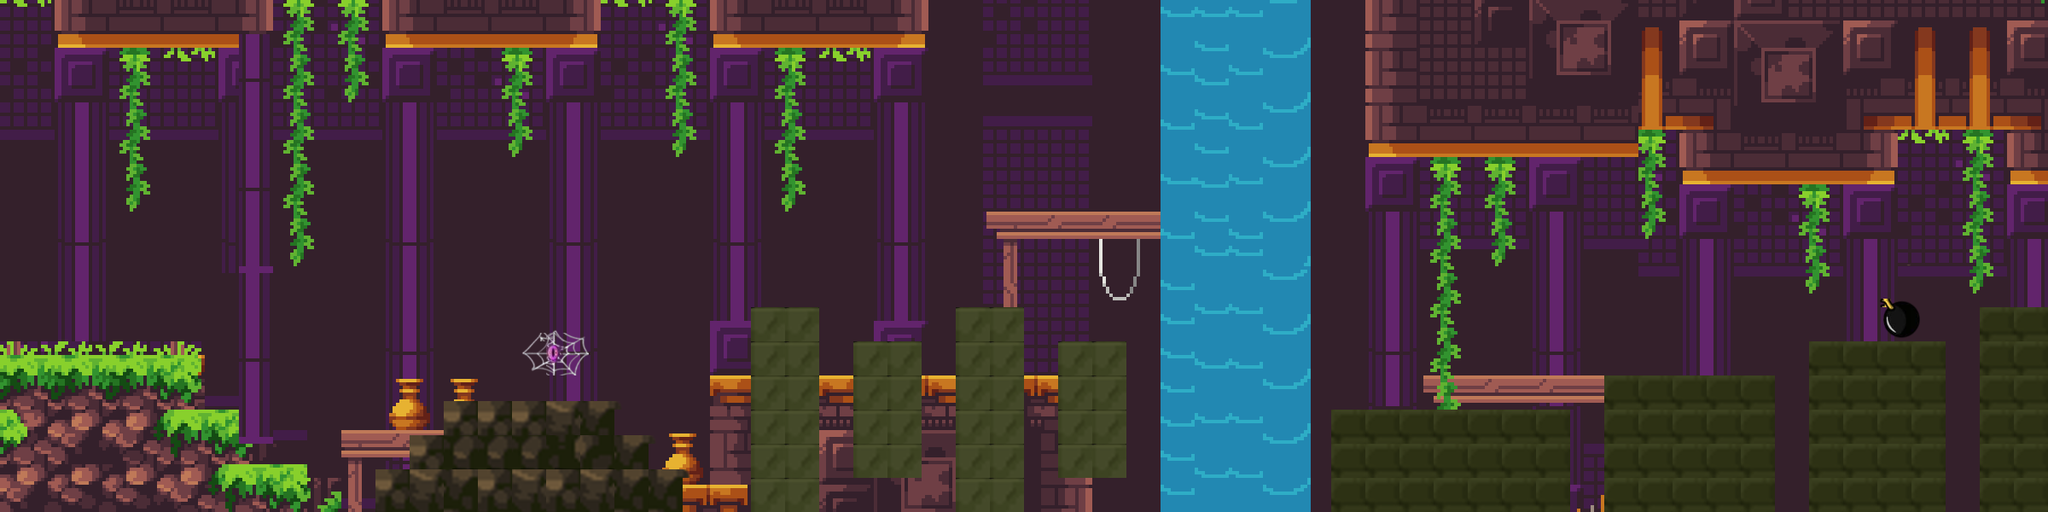

Below is a game level as drawn by its tile map, then a one-line description and the .tmx that defines it (tile-layer data replaced by summaries):
An orthogonal 60x15 tile map with 40x40 px tiles, 2 tile layers (Слой тайлов 1, Слой тайлов 2), 6 tilesets.

<map version="1.10" tiledversion="1.11.1" orientation="orthogonal" renderorder="right-down" width="60" height="15" tilewidth="40" tileheight="40" infinite="0" nextlayerid="4" nextobjectid="1">
 <tileset firstgid="1" source="data/фон для пещеры.tsx" />
 <tileset firstgid="1324" source="data/stone_3.tsx" />
 <tileset firstgid="1339" source="data/stone_2.tsx" />
 <tileset firstgid="1343" source="data/stone.tsx" />
 <tileset firstgid="1351" source="data/image.tsx" />
 <tileset firstgid="1701" source="../forest_location/data/obstacles.tsx" />
 <layer id="1" name="Слой тайлов 1" width="60" height="15">
  <data>[900 cells, 900 non-empty, 630 distinct tile ids]</data>
 </layer>
 <layer id="2" name="Слой тайлов 2" width="60" height="15">
  <data>[900 cells, 65 non-empty, 56 distinct tile ids]</data>
 </layer>
</map>
